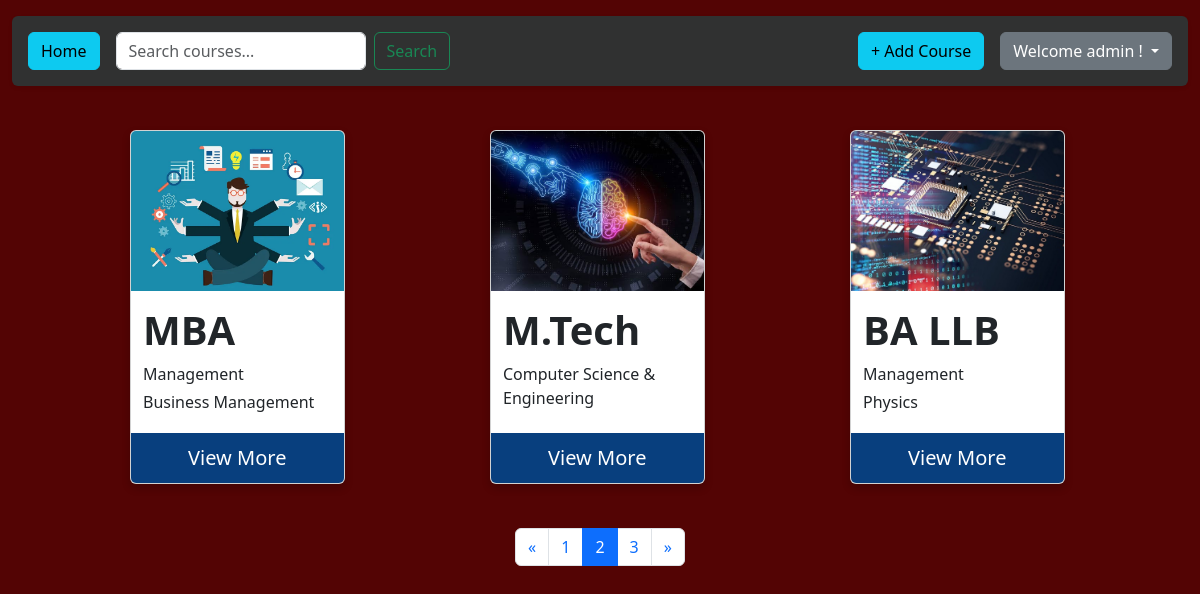
/courses/?page=2 (signed in), run on the app's committed database.
### cards/models.py (models this page shows, shortened)
class Course(models.Model):
    statuschoices=[
         ("active","ACTIVE"),
         ("inactive","INACTIVE")
    ]
    course_name=models.CharField(max_length=50,unique=True)
    subjects=models.ManyToManyField(Subject,related_name="courses")
    image=models.ImageField(upload_to="course/")
    status=models.CharField(
         choices=statuschoices,
         default="active"
    )
    created_at=models.DateTimeField(auto_now_add=True)
    updated_at=models.DateTimeField(auto_now=True)
    description=models.TextField()

class Subject(models.Model):
    subject=models.CharField(max_length=50)
    def __str__(self):
        return f"{self.subject}"

### cards/views.py (the view)
# urls.py: path('courses/',views.courseview,name="courseview"),
@login_required(login_url='/login/')
def courseview(request):
    search_query=request.GET.get('q','')
    if request.user.is_superuser:
        courses=Course.objects.prefetch_related("subjects").all()
    else:
        courses=Course.objects.prefetch_related("subjects").exclude(status="inactive")
    if search_query:
        courses=courses.filter(course_name__startswith=search_query)
    paginator=Paginator(courses,3)
    page_number = request.GET.get("page")
    page_obj = paginator.get_page(page_number)
    if request.method =="POST":
        print(request.POST)
        if 'changepassword' in request.POST:
            form=CourseForm()
            passform=ChangePassword(user=request.user,data=request.POST)
            if passform.is_valid():
                passform.save()
                return JsonResponse({"status":"success"})
            else:
                return JsonResponse({"status":"error","errors":passform.errors},status=400)
        else:
            passform=ChangePassword(user=request.user)
            form=CourseForm(request.POST,request.FILES)
            if form.is_valid():
                form.save()
                return JsonResponse({"status": "success"})
            else:
                return JsonResponse({"status": "error", "errors": form.errors}, status=400)
    else:
        form=CourseForm()
        passform=ChangePassword(user=request.user)
    context={
        "courses":page_obj,
        "form":form,
        "query":search_query,
        "passform":passform
    }
    return render(request,"course.html",context)

### cards/forms.py (shortened to what this page needs)
class CourseForm(forms.ModelForm):
    class Meta:
        model=Course
        fields=["course_name","subjects","image","status","description"]
        error_messages={
            "subjects":{
                "required":"Select atleast 1 subject"
            }
        }
        widgets={
            "course_name":forms.TextInput(attrs={
                "class":"form-control",
                "placeholder":"Enter Course Name"
            }),
            "subjects":forms.CheckboxSelectMultiple(attrs={
                            "class":"form-check-label"
                        }),
            "image":forms.FileInput(attrs={
                            "class":"form-control",
                            'accept': 'image/*'
                        }),
            "status":forms.RadioSelect(attrs={
                            "class":"form-check-label"
                        }),
            "description":forms.Textarea(attrs={
                            "class":"form-control",
                            "placeholder":"Add Description*",
                            "required":True
                        }),
        }

class ChangePassword(PasswordChangeForm):
    def __init__(self, user, *args, **kwargs):
        super().__init__(user, *args, **kwargs)
        PasswordChangeForm.error_messages={
            "password_incorrect":"Doesnt match your Current Password.",
            "password_mismatch":"Doesn't match your New Password."
        }
        print(self.error_messages)
        self.fields['old_password'].widget.attrs.update(
            {
                'class':'form-control',
                'placeholder':'current password'
            }
        )
        self.fields['new_password1'].widget.attrs.update(
                    {
                        'class':'form-control',
                        'placeholder':'new password'
                    }
                )
        self.fields['new_password2'].widget.attrs.update(
                            {
                                'class':'form-control',
                                'placeholder':'confirm password'
                            }
                        )

### cards/templates/course.html (shortened to what this page needs)
{% load static %}
<!DOCTYPE html>
<html lang="en">
<head>
    <link rel="stylesheet" href="{% static 'css/style.css' %}">
    <link href="https://cdn.jsdelivr.net/npm/bootstrap@5.3.3/dist/css/bootstrap.min.css" rel="stylesheet">
</head>
<body style="background-color: rgb(83 4 4);">
<div class="container-fluid mt-3">
    <nav class="navbar navbar-expand-lg rounded p-3 mb-4 shadow-sm" style="background-color: #303131;">
        <div class="container-fluid d-flex flex-wrap justify-content-between align-items-center p-0">
            <div class="d-flex align-items-center gap-3">
                <a href="{% url 'courseview'%}">
                    <button type="button" class="btn btn-info explicit">Home</button>
                </a>
                <form method="GET" class="d-flex m-0">
                    <input class="form-control me-2" type="search" name="q" value="{{ query }}" placeholder="Search courses..." style="width: 250px;">
                    <button class="btn btn-outline-success" type="submit">Search</button>
                </form>
            </div>
            <div class="d-flex align-items-center gap-3 mt-3 mt-lg-0">
                {% if user.is_staff or user.is_superuser %}
                <button type="button" class="btn btn-info explicit" data-bs-toggle="modal" data-bs-target="#myModal">
                    + Add Course
                </button>
                {% endif %}
                <div class="dropdown">
                    <button class="btn btn-secondary dropdown-toggle" type="button" data-bs-toggle="dropdown" aria-expanded="false">
                        Welcome {{request.user}} !
                    </button>
                </div>
            </div>
        </div>
    </nav>
</div>
<div class="courses-grid">
    {% for course in courses %}
    <div class="card">
        <img src="{{course.image.url}}" alt="courses-image" style="width:100%">
        <div class="container">
            <h1><b>{{course.course_name}}</b></h1>
            {% for subject in course.subjects.all %}
                <p class="subjects">{{subject.subject}}</p>
            {% endfor %}
        </div>
        <a href="{% url 'coursedetail' course.pk %}" class="btn-wrapper" style="margin-top: auto">
            <button id="explicit">View More</button>
        </a>
    </div>
    {% endfor %}
</div>
<div class="d-flex justify-content-center mt-4 mb-5">
    <nav aria-label="Page navigation">
        <ul class="pagination">
            {% if courses.has_previous %}
            <li class="page-item">
                <a class="page-link" href="?page={{courses.previous_page_number}}" aria-label="Previous">
                    <span aria-hidden="true">&laquo;</span>
                </a>
            </li>
            <li class="page-item"><a class="page-link" href="?page={{courses.previous_page_number}}">{{courses.previous_page_number}}</a></li>
            {% endif %}
            <li class="page-item active"><a class="page-link" href="?page={{courses.number}}">{{courses.number}}</a></li>
            {% if courses.has_next %}
            <li class="page-item"><a class="page-link" href="?page={{courses.next_page_number}}">{{courses.next_page_number}}</a></li>
            <li class="page-item">
                <a class="page-link" href="?page={{courses.next_page_number}}" aria-label="Next">
                    <span aria-hidden="true">&raquo;</span>
                </a>
            </li>
            {% endif %}
        </ul>
    </nav>
</div>
</body>
</html>

### cards/static/css/style.css (style rules this page uses)
.courses-grid { display: grid; grid-template-columns: repeat(3, 1fr); gap: 30px; padding: 20px; margin-left: 110px; }
.card { box-shadow: 0 4px 8px 0 rgba(0,0,0,0.2); border-radius: 5px; display: flex; flex-direction: column; overflow: hidden; width: 65%; }
.card img { width: 100%; height: 160px; object-fit: cover; }
.container { padding: 15px; flex-grow: 1; }
.btn-wrapper { margin-top: auto; width: 100%; }
#explicit { background-color: rgb(8, 63, 126); font-size: 20px; color: white; padding: 10px; width: 100%; border: none; cursor: pointer; }
.subjects { margin-bottom: 4px; }

### data on the page
Course: image (picture), course_name "MBA"
Subject: subject "Management"
Subject: subject "Business Management"
Course: image (picture), course_name "M.Tech"
Subject: subject "Computer Science & Engineering"
Course: image (picture), course_name "BA LLB"
Subject: subject "Physics"

### other printed values
{{ request.user }} "admin"
{{ courses.previous_page_number }} "1"
{{ courses.number }} "2"
{{ courses.next_page_number }} "3"
